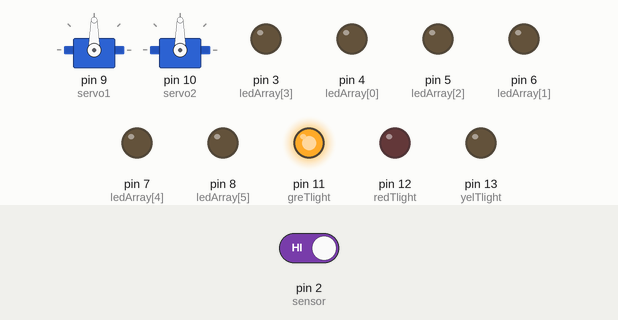
Simulated run of this sketch. Board: Arduino Uno, built with avr-gcc and run on an emulated ATmega328P. Parts: 2 × servo, output pins drawn as LEDs (lit = HIGH). Dashed ring = blinking. Inputs (shaded band) come from the test bench; at power-on: pin 2 (sensor) HIGH.

Above: at 1.2 s.
1.3 s: pin 2 (sensor) driven LOW
At 4.1 s:
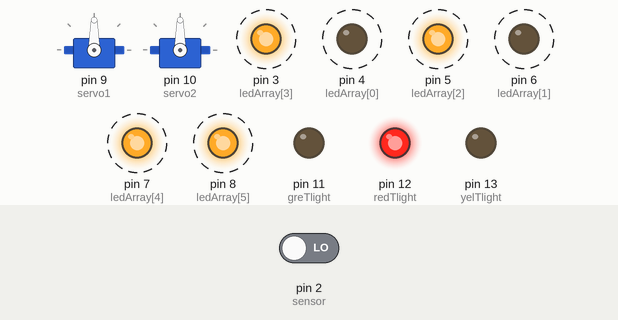
At 11.56 s:
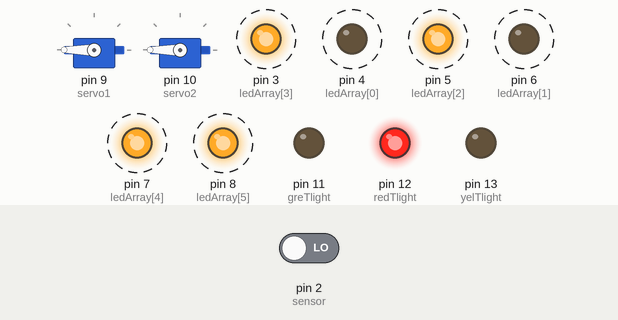
Timing chart, 0 to 11.8 s (numbered marks = the images above; inputs shaded):
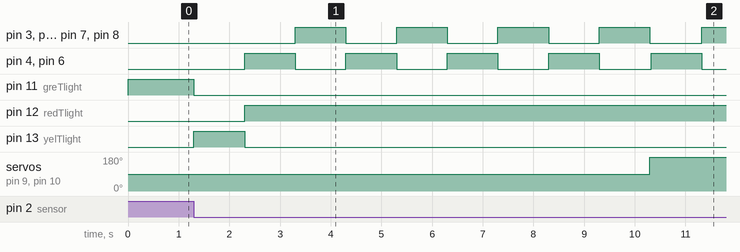

The sketch:

KB4042_RailroadCrossing_Code.ino
```cpp
#include <Servo.h>

Servo servo1;
Servo servo2;
int pos = 0;
int ledArray[] = {4, 6, 5, 3, 7, 8}; //Creating 6 ledpins and giving them a number corresponding to the digital pins on the arduino
int redTlight = 12;
int yelTlight = 13;
int greTlight = 11;
int sStart = 0;
int sensor = 2;
int detect;

void setup() {
   pinMode(redTlight, OUTPUT);
   pinMode(yelTlight, OUTPUT);
   pinMode(greTlight, OUTPUT);
   digitalWrite(greTlight, HIGH);
   pinMode(sensor, INPUT);
   servo1.attach(9);
   servo2.attach(10); //Initialising both servos
   for (int i = 0; i < 6; i++) {
    pinMode(ledArray[i], OUTPUT); //Initialising each led as an output using a for loop
   }
}

void loop() {
  detect = digitalRead(sensor);
   if (detect == LOW) { //When the magnet is detected the traffic lights will change form green to amber and then to red
    digitalWrite(greTlight, LOW);
    digitalWrite(yelTlight, HIGH);
    delay(1000);
    digitalWrite(yelTlight, LOW);
    digitalWrite(redTlight, HIGH);
   }
  if (detect == LOW) {
    while(sStart <= 5) { //This while loop operates off of an integer that increases by 1 each time it loops
      for (int i = 0; i < 2; i++) { //Whilst the loop hasnt looped at least 6 times, the leds will keep flashing
       digitalWrite(ledArray[i], HIGH);
      }
      delay(1000);
      for (int i = 0; i < 2; i++) {
       digitalWrite(ledArray[i], LOW);
      }
      for (int i = 2; i < 6; i++) { //These for loops are efficient ways to turn the leds on and off to create the image of flashing lights
       digitalWrite(ledArray[i], HIGH);
      }
      delay(1000);
      for (int i = 2; i < 6; i++) {
       digitalWrite(ledArray[i], LOW);
      }
      if (sStart == 3) { //When the while loop has looped 3 times the servos will rotate to close the barriers
        servo1.write(180);
        servo2.write(180);
        delay(20);
      }
      if (sStart == 5) { //When the while loop has looped 5 times the servos will rotate to open the barriers back up
        servo1.write(90);
        servo2.write(90);
        delay(20);
        digitalWrite(redTlight, LOW); //When the train has passed and the barriers are open the traffic lights will go back to being green
        digitalWrite(yelTlight, HIGH);
        delay(1000);
        digitalWrite(yelTlight, LOW);
        digitalWrite(greTlight, HIGH);
      }
      sStart += 1;
    }
  }
}
```

Measured:
- after the input at 1.3 s, pin 3 (ledArray[3]): alternates HIGH for 1.0 s and LOW for 1.0 s, starting after 2.0 s; pin 4 (ledArray[0]): alternates HIGH for 1.0 s and LOW for 1.0 s, starting after 1.0 s
